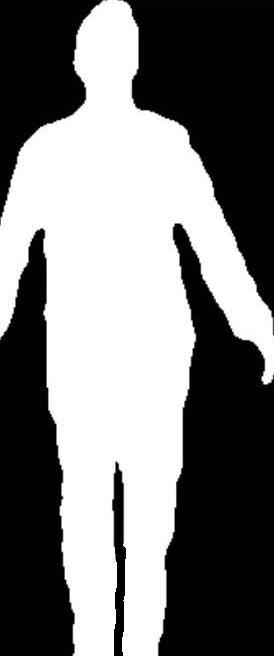
%> input picture entrega2/5-morfologicas/imagenes/imagen9.jpg, 274 x 656 px
$ octave 5_5_esqueleto.m   (GNU Octave 9; MATLAB toolbox functions it lacks are replaced by stand-ins)
%> lines starting %> are read from the running program, lines starting %| are printed output that depends on the picture; in (x1, y1, x2, y2) boxes, pixels count from 0 and x2, y2 are one past the last pixel; in counts of white or black regions, pixels touching at a corner belong together; the program's own positions count from 1
% Obtener el esqueleto de una imagen binaria

clc; clear;
close all;
pkg load image;

A = imread('imagenes/imagen9.jpg');
%> A is the input picture: size 656x274 uint8; min 0, max 255, mean 121.7
A = im2double(A);
%> A: size 656x274 double
A_bin = A>0.5;
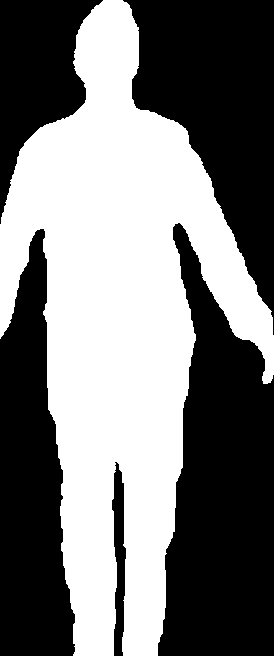
%> A_bin: size 656x274 logical; 47.5% white; 1 white region, box (x1, y1, x2, y2) and area: (0, 0, 274, 656) 85421


[m,n] = size(A_bin);
%> m = 656; n = 274
B = ones(8);
Xk = A_bin;

Sk_aux = A_bin&~imopen(A_bin,B);
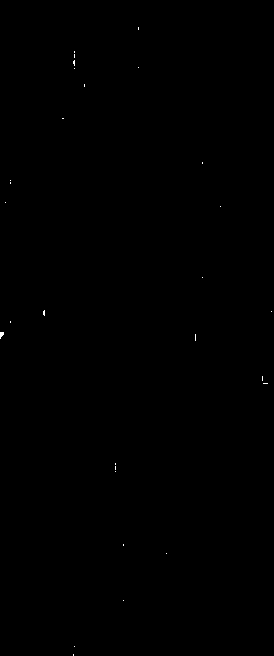
%> Sk_aux: size 656x274 logical; 0.05% white in thin lines or dots
while 1
  Xk = imerode(Xk,B);
  Yk = imopen(Xk,B);
  Sk = Xk&~Yk;

  if Xk == 0
    break;
  endif

  Sk_aux = Sk_aux|Sk;
endwhile
%> this loop made 19 passes
%> pass 1, `Xk = imerode(Xk,B);`:
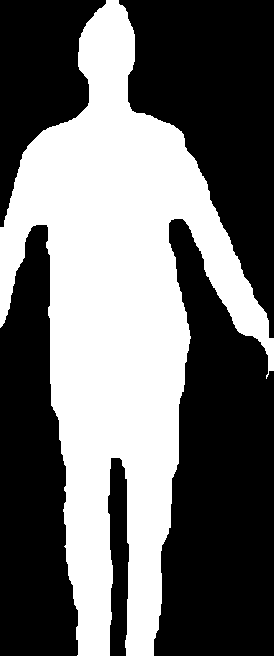
%> Xk: size 656x274 logical; 42.2% white; 1 white region, box (x1, y1, x2, y2) and area: (0, 0, 274, 656) 75914
%> pass 1, `Sk = Xk&~Yk;`:
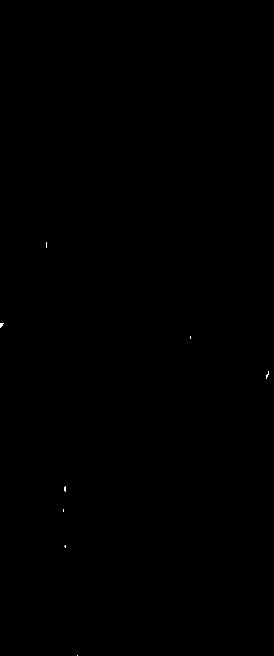
%> Sk: size 656x274 logical; 0.03% white in thin lines or dots, all inside (x1, y1, x2, y2) = (0, 242, 269, 656)
%> after the loop:
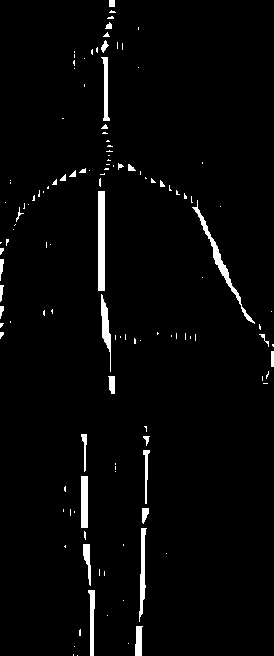
%> Sk_aux: size 656x274 logical; 2.8% white; 128 white regions (97 under 20 px), largest, box (x1, y1, x2, y2) and area: (98, 191, 105, 291) 700, (192, 200, 255, 324) 597, (139, 528, 147, 622) 381
%> after the loop: Xk: size 656x274 logical; every value is 0

Y = Sk_aux;


subplot(1,3,1);
imshow(A_bin);
title('Imagen A');


subplot(1,3,2);
imshow(Y);
title('Esqueleto')

subplot(1,3,3);
imshow(or(~A_bin,Y));
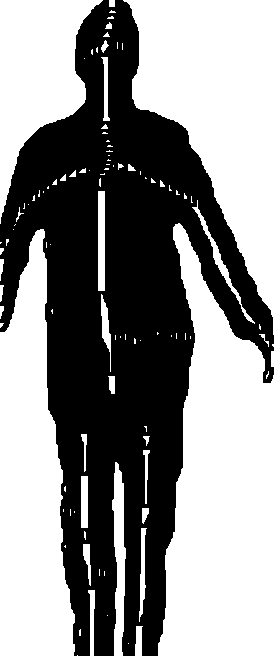
%> displayed picture: size 656x274 logical; 55.2% white; 1 black region, box (x1, y1, x2, y2) and area: (0, 0, 274, 656) 80475
title('Sobrepuesto')

$ run again, with entrega2/5-morfologicas/imagenes/imagen3.jpg copied over entrega2/5-morfologicas/imagenes/imagen9.jpg
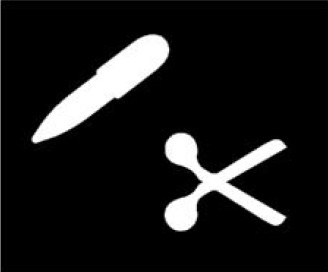
%> input picture entrega2/5-morfologicas/imagenes/imagen3.jpg, 328 x 272 px
%> A is the input picture: size 272x328x3 uint8; min 0, max 255, mean 26.5
%> A: size 272x328x3 double
%> A_bin: size 272x328x3 logical; 10.2% white; 3 white regions (1 under 20 px), largest, box (x1, y1, x2, y2) and area: (32, 34, 169, 143) 4770, (165, 133, 286, 231) 4307
%> after the loop `while 1`:
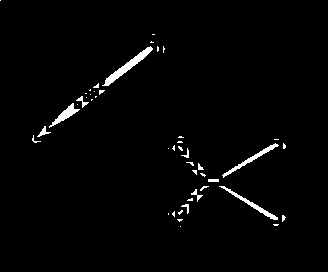
%> Sk_aux: size 272x328x3 logical; 1.9% white; 46 white regions (34 under 20 px), largest, box (x1, y1, x2, y2) and area: (102, 46, 153, 86) 397, (222, 143, 279, 178) 246, (219, 186, 278, 220) 243
%> `title('Sobrepuesto')`:
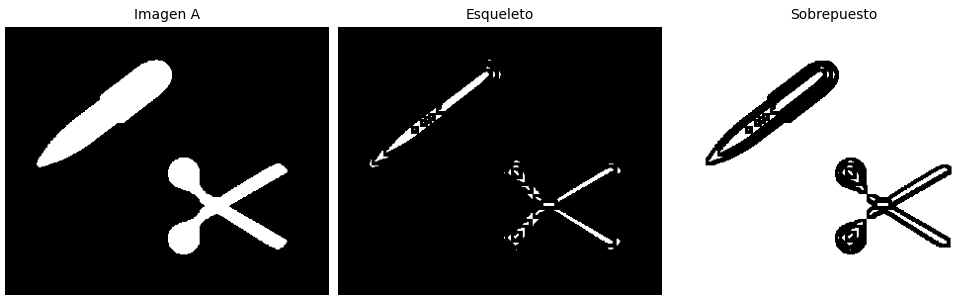
%> figure redrawn from the program's plot data, 3 panels
